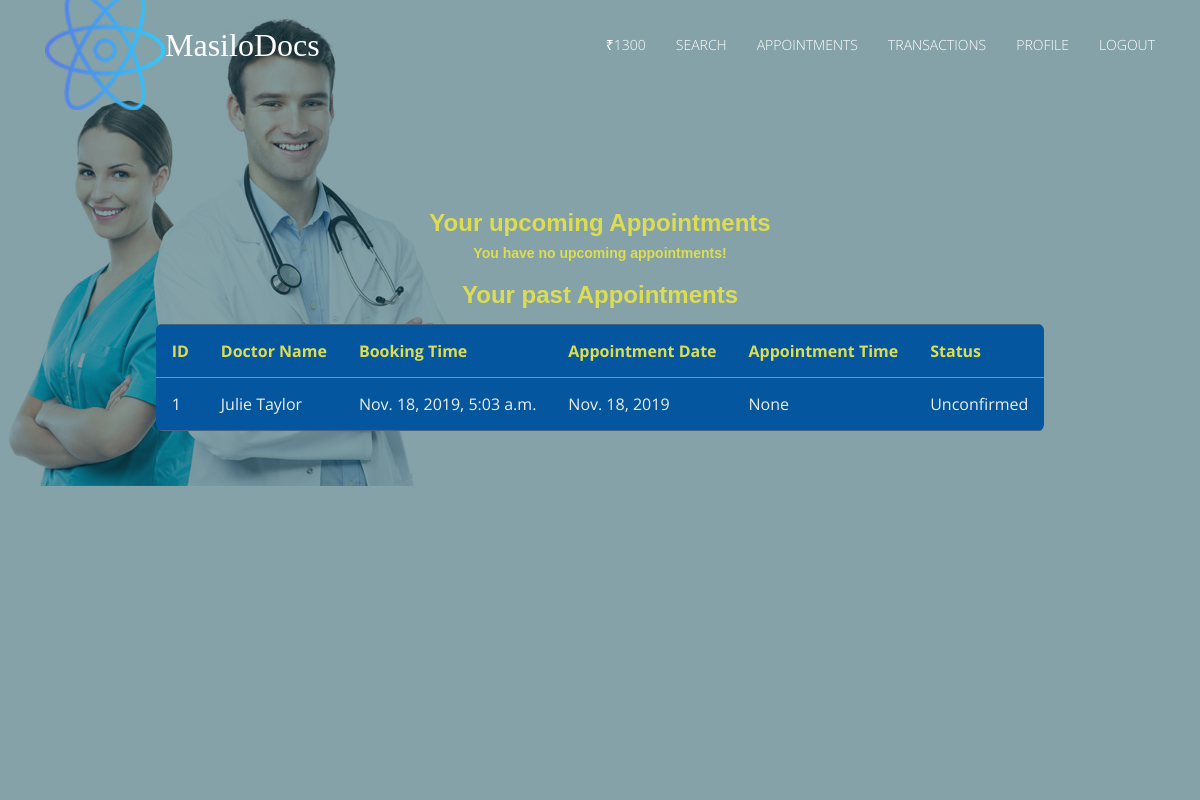
The page / (signed in) on the database its author committed.
### accounts/models.py (models this page shows, shortened)
class UserProfile(models.Model):
    user = models.OneToOneField(User, on_delete=models.CASCADE)
    contact = models.CharField(max_length=50)
    address = models.CharField(max_length=500, blank=True)
    birth_date = models.DateField(blank=True)
    amount = models.PositiveIntegerField(default=1500)

class DoctorProfile(models.Model):
    user = models.OneToOneField(User, on_delete=models.CASCADE)
    hospital = models.ForeignKey('healthcare.Hospital', on_delete=models.CASCADE)
    contact = models.CharField(max_length=50)
    specialization = models.ForeignKey('healthcare.Department', on_delete=models.CASCADE)
    consultation_fee = models.IntegerField(default=200)
    amount = models.PositiveIntegerField(default=100)

### healthcare/models.py (models this page shows, shortened)
class Appointment(models.Model):
    STATUS = (
        ('Unconfirmed', 'Unconfirmed'),
        ('Confirmed', 'Confirmed'),
    )
    appointment_id = models.AutoField(primary_key=True)
    transaction_id = models.ForeignKey(Transaction)
    user = models.ForeignKey(User)
    doctor = models.ForeignKey(DoctorProfile)
    booking_time = models.DateTimeField(default=datetime.now)
    appointment_date = models.DateField()
    appointment_time = models.TimeField(blank=True, null=True)
    prescription = models.TextField(default='Prescription will be filled by the doctor.')
    status = models.CharField(max_length=20, default='Unconfirmed', choices=STATUS)
    fee = models.PositiveIntegerField(default=500)

### healthcare/views.py (the view)
# urls.py: url(r'^$', views.IndexView.as_view(), name='index'),
class IndexView(generic.ListView):
    template_name = 'healthcare/home.html'
    context_object_name = 'appointments'
    def get_queryset(self):
        if self.request.user.is_authenticated():
            if hasattr(self.request.user, 'userprofile'):
                return Appointment.objects.filter(user=self.request.user)
            elif hasattr(self.request.user, 'doctorprofile'):
                return Appointment.objects.filter(doctor=self.request.user.doctorprofile)
    def get_context_data(self, **kwargs):
        context = super(IndexView, self).get_context_data(**kwargs)
        appointments=[]
        past_appointments =[]
        upcoming_appointments = []
        if hasattr(self.request.user, 'userprofile'):
            appointments=Appointment.objects.filter(user=self.request.user)
        elif hasattr(self.request.user, 'doctorprofile'):
            appointments=Appointment.objects.filter(doctor=self.request.user.doctorprofile)
        elif (self.request.user.is_superuser):
            appointments = Appointment.objects.all()
        for appointment in appointments:
            x=datetime.combine(appointment.appointment_date,datetime.min.time())
            z=datetime.now()
            if  x < z:
                past_appointments += [appointment]
            else:
                upcoming_appointments += [appointment]
        context['past_appointments'] = past_appointments
        context['upcoming_appointments'] = upcoming_appointments
        return context

### healthcare/templates/healthcare/home.html (shortened to what this page needs)
{% extends 'healthcare/base.html' %}
{% block body %}
    {% if request.user.is_authenticated %}
        {% if user.doctorprofile  %}
        {% include 'healthcare/doctor.html' %}
        {% elif user.userprofile %}
        {% include 'healthcare/user.html' %}
        {% elif user.is_superuser %}
        {% include 'healthcare/admin.html' %}
        {% endif %}
    {% else %}
    {% include 'healthcare/homepage.html' %}
    {% endif %}
{% endblock %}

### healthcare/templates/healthcare/base.html (shortened to what this page needs)
<!DOCTYPE html>
<html lang="en">
<head>
    {% load staticfiles %}
    <link rel="stylesheet" href="https://maxcdn.bootstrapcdn.com/bootstrap/3.3.7/css/bootstrap.min.css">
    <link href="{% static "css/style.css" %}" rel="stylesheet" type="text/css">
    <link href="{% static "css/profile.css" %}" rel="stylesheet" type="text/css">
    <link href="{% static "css/main.css" %}" rel="stylesheet" type="text/css">
</head>
<body id="myPage" data-spy="scroll" data-target=".navbar" data-offset="60">
    <section id="banner" class="banner">
      <div class="bg-color">
    <nav class="navbar navbar-default navbar-fixed-top" >
      <div class="container">
        <div class="col-md-12">
          <div class="navbar-header">
            <a class="navbar-brand" href="{% url 'healthcare:index' %}"><font color = 'white'>MasiloDocs</font><img src="{% static "img/logg1.png" %}" class="img-responsive" align="Left" style="width: 110px; margin-top: -17%;"></a>
          </div>
          <div class="collapse navbar-collapse navbar-right" id="myNavbar">
            <ul class="nav navbar-nav">
              {% if request.user.is_authenticated %}
                {% if request.user.userprofile %}
                <li class=""><a>₹{{ request.user.userprofile.amount }}</a></li>
                {% else %}
                <li class=""><a>₹{{ request.user.doctorprofile.amount }}</a></li>
                {% endif %}
                {% endif %}
              {% if request.user.is_superuser %}
              <li class=""><a href="/admin/">Admin</a></li>
              {% elif not request.user.doctorprofile %}
              <li class=""><a href="{% url 'healthcare:search' %}">Search</a></li>
              {% endif %}
              {% if request.user.is_authenticated %}
              <li class=""><a href="{% url 'healthcare:index' %}">Appointments</a></li>
              <li class=""><a href="{% url 'healthcare:transactions' %}">Transactions</a></li>
              {% else %}
              <li class=""><a href="{% url 'accounts:register' %}">Register</a></li>
              {% endif %}
              {% if request.user.is_authenticated and request.user.doctorprofile %}
              <li class=""><a href="{% url 'accounts:doctor-detail' request.user.doctorprofile.pk %}">Profile</a></li>
              {% elif request.user.is_authenticated and request.user.userprofile %}
              <li class=""><a href="{% url 'accounts:user-detail' request.user.userprofile.pk %}">Profile</a></li>
              {% elif not request.user.is_authenticated %}
              <li class=""><a href="{% url 'accounts:home' %}?role=doctor">Doctor</a></li>
              {% endif %}
              <li class="">
                {% if request.user.is_authenticated %}
                    <a href="{% url 'accounts:logout' %}">
                        Logout
                    </a>
                {% else %}
                    <a href="{% url 'accounts:login' %}">
                        Login
                    </a>
                {% endif %}
              </li>
            </ul>
          </div>
        </div>
      </div>
    </nav>
    <div class="container">
      <div class="row">
        <div class="banner-info">
          {% block body %}
          {% endblock %}
        </div>
      </div>
    </div>
  </div>
</section>
</body>
</html>

### healthcare/templates/healthcare/user.html (shortened to what this page needs)
<center><h3 style="color: #dd5;">Your upcoming Appointments</h3></center>
<center><div>
    {% if upcoming_appointments %}
    <table class="rwd-table">
        <thead>
            <th>ID</th>
            <th>Doctor Name</th>
            <th>Booking Time</th>
            <th>Appointment Date</th>
            <th>Appointment Time</th>
            <th>Status</th>
        </thead>
        <tbody>
            {% for upcoming_appointment in upcoming_appointments %}
            <tr onclick=window.location="{% url 'healthcare:appointment-detail' upcoming_appointment.pk %}">
                <td>{{ upcoming_appointment.pk }}</td>
                <td>{{ upcoming_appointment.doctor.user.first_name }} {{ upcoming_appointment.doctor.user.last_name }}</td>
                <td>{{ upcoming_appointment.booking_time }}</td>
                <td>{{ upcoming_appointment.appointment_date }}</td>
                <td>{{ upcoming_appointment.appointment_time }}</td>
                <td>{{ upcoming_appointment.status }}</td>
            </tr>
            {% endfor %}
        </tbody>
    </table>
    {% else %}
    <h5 style="color: #dd5;">You have no upcoming appointments!</h5>
    {% endif %}
    <center><h3 style="color: #dd5;">Your past Appointments</h3></center>
    {% if past_appointments %}
    <table class="rwd-table">
        <thead>
            <th>ID</th>
            <th>Doctor Name</th>
            <th>Booking Time</th>
            <th>Appointment Date</th>
            <th>Appointment Time</th>
            <th>Status</th>
        </thead>
        <tbody>
            {% for past_appointment in past_appointments %}
            <tr onclick=window.location="{% url 'healthcare:appointment-detail' past_appointment.pk %}">
                <td>{{ past_appointment.pk }}</td>
                <td>{{ past_appointment.doctor.user.first_name }} {{ past_appointment.doctor.user.last_name }}</td>
                <td>{{ past_appointment.booking_time }}</td>
                <td>{{ past_appointment.appointment_date }}</td>
                <td>{{ past_appointment.appointment_time }}</td>
                <td>{{ past_appointment.status }}</td>
            </tr>
            {% endfor %}
        </tbody>
    </table>
    {% else %}
    <h5 style="color: #dd5;">You have no previous appointments!</h5>
    {% endif %}
</div></center>

### healthcare/static/css/style.css (style rules this page uses)
.rwd-table { margin: 1em 0; min-width: 300px; }
.rwd-table tr { border-top: 1px solid #ddd; border-bottom: 1px solid #ddd; }
.rwd-table th { display: none; }
.rwd-table td { display: block; }
.rwd-table td:first-child { padding-top: .5em; }
.rwd-table td:last-child { padding-bottom: .5em; }
.rwd-table td:before { content: attr(data-th) ": "; font-weight: bold; width: 6.5em; display: inline-block; }
@media (min-width: 480px) { .rwd-table td:before { display: none; } }
.rwd-table th, .rwd-table td { text-align: left; }
@media (min-width: 480px) { .rwd-table th, .rwd-table td { display: table-cell; padding: .25em .5em; } }
@media (min-width: 480px) { .rwd-table th:first-child, .rwd-table td:first-child { padding-left: 0; } }
@media (min-width: 480px) { .rwd-table th:last-child, .rwd-table td:last-child { padding-right: 0; } }
.rwd-table { background: #04569E; color: #eee; border-radius: .4em; overflow: hidden; }
.rwd-table tr { border-color: #46637f; }
.rwd-table th, .rwd-table td { margin: .5em 1em; }
@media (min-width: 480px) { .rwd-table th, .rwd-table td { padding: 1em !important; } }
.rwd-table th, .rwd-table td:before { color: #dd5; }

### healthcare/static/css/main.css (style rules this page uses)
body { font-family: 'Open Sans', sans-serif; line-height: 20px; color: #999999; font-size: 300; font-size: 16px; }
ol, ul { list-style: none; }
table { border-collapse: collapse; border-spacing: 0; }
h1, h2, h3, h4, h5, h6 { font-family: 'Raleway', sans-serif; font-weight: 600; color: #222222; }
a, a:hover, a:focus, a:active { outline: none; }
.navbar { margin-bottom: 0px; border: 0px; }
.navbar { border-radius: 0px; }
.navbar-default { background-color: #fff; padding: 20px 0; transition: all 0.3s; }
.navbar-default { background-color: transparent; border: 0px; }
.navbar-brand { font-family: 'Chewy', cursive; font-size: 32px; }
.navbar-brand img { padding-top: 2px; width: 120px !important; }
.navbar-default .navbar-brand, .navbar-default .navbar-brand:hover, .navbar-default .navbar-brand:focus { color: #EA6045; }
.navbar-default .navbar-nav > li > a { color: #fff; text-transform: uppercase; font-size: 14px; font-weight: 300; }
#banner { background: url('../img/bg6.jpg') no-repeat fixed; min-height: 800px; position: relative; }
.bg-color { background-color: RGBA(13, 70, 83, 0.50); min-height: 800px; }
.banner-info { padding-top: 190px; }
td { border: 0px solid #ededed; border-top: 1px solid rgba(216, 216, 216, 0.5); padding: 6px 10px 6px 0; }

### rows shown on the page
Appointment: pk "1", doctor.user.first_name "Julie", doctor.user.last_name "Taylor", booking_time "Nov. 18, 2019, 5:03 a.m.", appointment_date "Nov. 18, 2019", appointment_time "None", status "Unconfirmed"

### other values the page prints
{{ request.user.userprofile.amount }} "1300"
